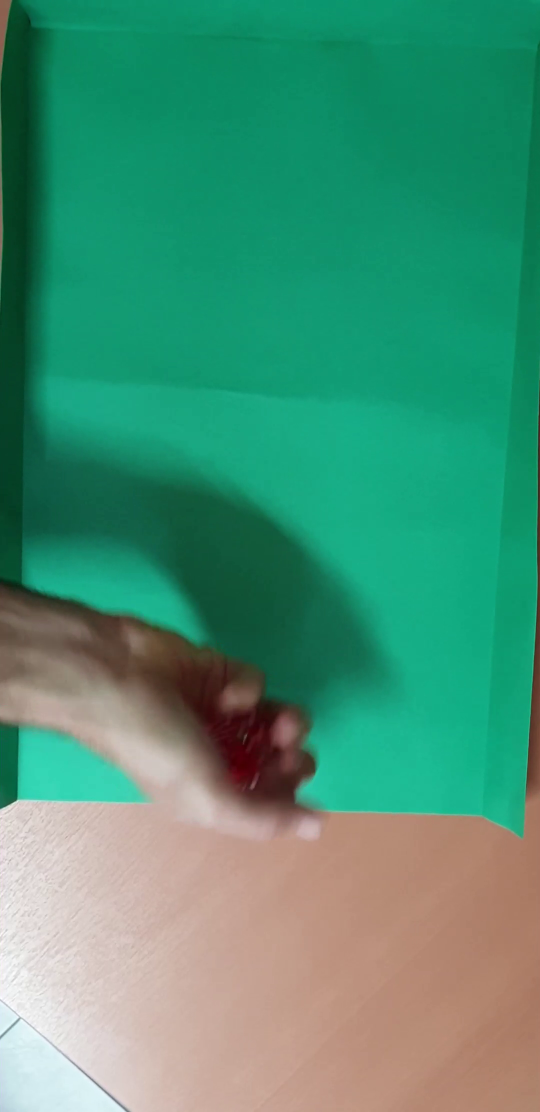
#> input picture frame 14 of tirada_1.mp4, 1080 x 2224 px (shown at 1/2 size)
$ python dados_pruebas.py
#> lines starting #> are read from the running program, lines starting #| are printed output that depends on the picture; after the words box and inside, x2 and y2 are one past the last pixel; in counts of white or black regions, pixels touching at a corner belong together
import cv2
import numpy as np
import matplotlib.pyplot as plt
import os
import math

####################################################################################################################################################
                                                                    ## PRUEBAS - DESGLOSANDO CÓDIGO ##
####################################################################################################################################################

video = "tirada_1.mp4"
cap = cv2.VideoCapture(video)  # Capturar video desde un archivo:
ret, frame = cap.read()
#> frame is the input picture: shape (2224, 1080, 3); mean B, G, R 116.6, 145.4, 73.4
ret   #  Booleano que indica si la operación de lectura fue exitosa.
frame  # El frame leído del video, imagen en forma de arreglo NumPy que contiene los valores de color de cada píxel, representa un solo fotograma (o imagen) del video.
""" frame: Es una matriz de alto x ancho x 3 (en caso de imágenes en color) que representa los píxeles del fotograma.
Cada uno de los tres canales de color (Rojo, Verde, Azul, en formato RGB o BGR dependiendo de la configuración de OpenCV)
tiene valores de intensidad entre 0 y 255.
Por ejemplo, si tienes una imagen de tamaño 640x480, frame será una matriz de
(480, 640, 3) (si es RGB o BGR), donde 480 es la altura de la imagen, 640 es el ancho y 3 corresponde a los tres canales de color."""

# info del video
fps = cap.get(cv2.CAP_PROP_FPS)  # las frames por segundo. # 30
frame_count = int(cap.get(cv2.CAP_PROP_FRAME_COUNT))  # el número total de frames en el video. 146
width = cap.get(cv2.CAP_PROP_FRAME_WIDTH) # 1080
height = cap.get(cv2.CAP_PROP_FRAME_HEIGHT) # 2224
total_frames = cap.get(cv2.CAP_PROP_FRAME_COUNT)
# Liberar el objeto cap cuando hayas terminado: Después de terminar con la captura de video, es importante liberar el objeto para liberar los recursos.
cap.release()

# PRUEBA 1:
"""
Resumen de los pasos:
    1.Crear una carpeta de salida: Se verifica si existe una carpeta llamada frames_output donde se guardarán los frames extraídos. Si no existe, se crea automáticamente.
    2.Abrir el video: Se utiliza cv2.VideoCapture() para abrir el archivo de video especificado, en este caso 'tirada_1.mp4'.
    3.Verificación de apertura exitosa: Se comprueba si el video se ha abierto correctamente usando cap1.isOpened(). Si no se pudo abrir el video, el programa se detiene.
    4.Leer y procesar cada frame: Se entra en un bucle infinito donde se leen los frames del video uno a uno usando cap1.read().
    5.Si no se puede leer un frame, el bucle se interrumpe.
    6.Guardar los frames en una carpeta: Para cada frame leído, se guarda la imagen en la carpeta frames_output utilizando cv2.imwrite().
    7.Los frames se guardan con nombres consecutivos (por ejemplo, frame_0.jpg, frame_1.jpg, etc.).
    8.Control de cuántos frames se procesan: Solo se guardan los frames según un intervalo determinado por la variable frame_skip. En el ejemplo, se guarda 1 frame cada 5 frames leídos (es decir, frame_skip = 5).
    9.Control de salida: El código permite salir del bucle si el usuario presiona la tecla 'q'. Esta parte es opcional y sirve para salir del procesamiento si se desea antes de que termine el video.
    10.Liberar recursos: Después de procesar los frames, se libera el objeto cap1 y se cierran todas las ventanas de OpenCV con cv2.destroyAllWindows()."""

# Crear una carpeta donde se guardarán los frames si no existe
output_folder = "frames_output"
if not os.path.exists(output_folder):
    os.makedirs(output_folder)

# Abrir el video
cap1 = cv2.VideoCapture('tirada_1.mp4') # Crea un objeto VideoCapture para abrir el archivo de video llamado 'tirada_1.mp4'.

# Verificar si el video se abre correctamente
if not cap1.isOpened(): # Verifica si el archivo de video se abrió correctamente. Si no se puede abrir el archivo, imprime un mensaje de error y termina la ejecución con exit().
    print("Error al abrir el video o la cámara") # Usar cap.isOpened() es una forma de asegurar que el programa puede continuar con la captura de video sin errores, asegurando que la fuente de video esté disponible.
    exit()

frame_count = 0  # Contador de frames

while True:
    # Leer un frame
    ret, frame = cap1.read()

    if not ret:
        break  # Si no hay más frames, salir del bucle

    # Guardar el frame en la carpeta como una imagen .jpg
    frame_filename = os.path.join(output_folder, f"frame_{frame_count}.jpg")
    cv2.imwrite(frame_filename, frame)

    frame_count += 1  # Aumentar el contador de frames

    # Opcional: Si deseas mostrar el frame, puedes hacerlo, pero puede ser lento
    # cv2.imshow('Frame', frame)

    # Para controlar la velocidad de lectura de los frames (puedes ajustar el retardo)
    # Si deseas salir presionando la tecla 'q':
    if cv2.waitKey(1) & 0xFF == ord('q'):
#> (key q is pressed here)
        break
    """ Controlar la tasa de frames: Si el video es muy rápido o grande, se puede ralentizar un poco el procesamiento de los frames
        utilizando un valor mayor en cv2.waitKey(), por ejemplo, 30 milisegundos:"""
    #if cv2.waitKey(30) & 0xFF == ord('q'):
       # break


# # Estas líneas solo se deben llamar después de que hayas terminado con la captura de video y el proceso de visualización.
# cap1.release()         # Liberar el objeto VideoCapture y
# cv2.destroyAllWindows() #  cerrar las ventanas


############################ convierto a FUNCION Lectura ##########################################################################################
#def lectura(video):
output_folder = "frames_output"
if not os.path.exists(output_folder):
    os.makedirs(output_folder)

# Abrir el video
cap1 = cv2.VideoCapture('tirada_1.mp4') # Crea un objeto VideoCapture para abrir el archivo de video llamado 'tirada_1.mp4'.

# Verificar si el video se abre correctamente
if not cap1.isOpened(): # Verifica si el archivo de video se abrió correctamente. Si no, imprime un mensaje de error y termina la ejecución con exit().
    print("Error al abrir el video o la cámara") # Usar cap.isOpened() es una forma de asegurar que el programa puede continuar con la captura de video sin errores, asegurando que la fuente de video esté disponible.
    exit()

frame_count = 0  # Contador de frames
while True:
    # Leer un frame
    ret, frame = cap1.read()

    if not ret:
        break  # Si no hay más frames, salir del bucle

    # Guardar el frame en la carpeta como una imagen .jpg
    frame_filename = os.path.join(output_folder, f"frame_{frame_count}.jpg")
    cv2.imwrite(frame_filename, frame)

    frame_count += 1  # Aumentar el contador de frames

    # Opcional: Si deseas mostrar el frame, puedes hacerlo, pero puede ser lento
    # cv2.imshow('Frame', frame)

    # Para controlar la velocidad de lectura de los frames (puedes ajustar el retardo)
    # Si deseas salir presionando la tecla 'q':
    if cv2.waitKey(1) & 0xFF == ord('q'):
#> (key q is pressed here)
        break
    """ Controlar la tasa de frames: Si el video es muy rápido o grande, se puede ralentizar un poco el procesamiento de los frames
        utilizando un valor mayor en cv2.waitKey(), por ejemplo, 30 milisegundos:"""
    #if cv2.waitKey(30) & 0xFF == ord('q'):
    break

######################### funcion redimensionar tamaño para ahorra costo computacional #######################################################################
"""
# Funcion para REDIMENSIONAR tamaños :  útil para 1-optimización de recursos: Reducir el tamaño de una imagen o video para ahorrar memoria y acelerar cálculos.
                                                # 2.Preprocesamiento: Preparar imágenes para modelos que requieren entradas de tamaño fijo.
# La imagen es la misma pero más pequeña: Todo el contenido se reduce en tamaño.
# Mantiene todo el contenido de la imagen:
La proporción y los objetos en la imagen no cambian; simplemente se ajusta la cantidad de píxeles que la representan.
No selecciona ni recorta ninguna parte específica de la imagen.
Al reducir la imagen ( a la mitad), OpenCV utiliza métodos de interpolación para eliminar píxeles y comprimir la imagen.
NOTA: Aunque se reduce el tamaño, cuando la visualizas, el visor o librería (como matplotlib) puede escalar automáticamente la imagen
    redimensionada para ajustarla al tamaño de la ventana. Por eso parece que ves la misma imagen.
"""
#def redimensionar(frame):
height, width = frame.shape[:2] # frame.shape retorna una tupla que contiene (alto, ancho, canales), [:2] selecciona los dos primeros elementos de la tupla.
frame_reducido = cv2.resize(frame, dsize=(int(width/2), int(height/2))) # El ancho se reduce a la mitad: int(width/2).

# Imagen original
plt.subplot(1, 2, 1)
plt.imshow(cv2.cvtColor(frame, cv2.COLOR_BGR2RGB))  # Convertir de BGR a RGB
plt.title("Imagen Original")
#plt.axis('off')  # Ocultar ejes
plt.axis()

# Imagen redimensionada
plt.subplot(1, 2, 2)                      # Convertir de BGR a RGB para matplotlib.
plt.imshow(cv2.cvtColor(frame_reducido, cv2.COLOR_BGR2RGB)) #  plt.imshow() renderiza la imagen: Esto es necesario antes de llamar a plt.show().
plt.axis()  # Ocultar ejes
plt.title("Imagen Redimensionada")
plt.tight_layout()  # Ajustar el diseño para evitar solapamiento
plt.show()
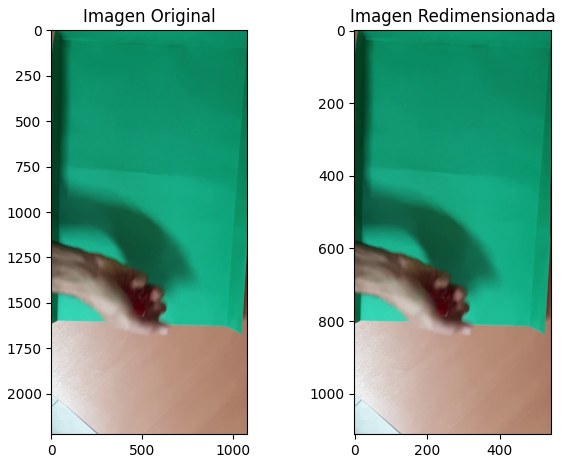
#> figure drawn by matplotlib, 2 panels

# Mostrar los tamaños
# print("Tamaño original:", frame.shape[:2]) # (2224, 1080)
# print("Tamaño redimensionado:", frame_reducido.shape[:2]) # (1112, 540)

############################### funcion PROCESAR COLOR ##################################################################################################
# Seguimiento de objetos rojos en videos.
# Segmentación de colores específicos para análisis
# Opcion 1
# def procesar_color(frame):
#     """ La función procesar_color realiza operaciones de segmentación y transformación de una imagen para detectar y
#         resaltar el color rojo en un frame (imagen), y devuelve:
#             La imagen segmentada en escala de grises.
#             La imagen con el color rojo resaltado en formato RGB."""

#     img = cv2.cvtColor(frame, cv2.COLOR_BGR2RGB)   # Convierte la imagen de formato BGR
#     """ Convierte la imagen a espacio de color HSV:
#                     H (Tono): Describe el color (valores entre 0 y 179).
#                     S (Saturación): Intensidad del color (0-255).
#                     V (Valor): Brillo (0-255). """
#     img_hsv = cv2.cvtColor(img, cv2.COLOR_RGB2HSV) # Rangos --> H: 0-179  / S: 0-255  / V: 0-255
#     h, s, v = cv2.split(img_hsv)      # División: Separa los canales de H, S, y V en matrices individuales usando cv2.split.


#     # Segmentacion en color - Detectar solo el rojo
#     """El rojo en HSV generalmente tiene dos rangos:
#         Rango bajo: H de 0 a 10.
#         Rango alto: H de 160 a 179.
#     """
#     ix_h1 = np.logical_and(h > 179 * .9, h < 179 * 0.1) # Condiciones para H (Tono): ix_h1: Detecta tonos de rojo cercanos al valor superior del espectro (entre 90% y 100% de 180).
#     ix_h2 = h < 180 * 0.04                        # ix_h2: Detecta tonos de rojo cercanos al valor inferior del espectro (0 a 4% de 180).
#     ix_s = np.logical_and(s > 255 * 0.3, s < 255)   # Condiciones para S (Saturación): ix_s: Detecta colores con saturación entre el 30% y el 100% de 255.
#     ix = np.logical_and(np.logical_or(ix_h1, ix_h2), ix_s) # Máscara combinada (ix): Unión lógica: Combina las máscaras de tonos de rojo (ix_h1 o ix_h2) con la de saturación (ix_s)
#     # ix2 = (ix_h1 | ix_h2) & ix_s   # Otra opcion que da igual...

#     # Eliminar colores no deseados:
#     r, g, b = cv2.split(img) # Se separan los canales RGB
#     r[ix != True] = 0 # Los píxeles que no cumplen con la máscara (ix) se eliminan (se ponen a 0).
#     g[ix != True] = 0
#     b[ix != True] = 0
#     # Reconstruir la imagen roja
#     rojo_img = cv2.merge((r, g, b)) # e combinan los canales para obtener la imagen con el color rojo resaltado.

#     img_gris =  cv2.cvtColor(rojo_img, cv2.COLOR_RGB2GRAY) # a imagen procesada se convierte a escala de grises, útil para análisis o detección adicional.

#     return img_gris,rojo_img # rojo_img: Imagen RGB con solo los píxeles rojos.
#                              # img_gris: Imagen en escala de grises con el color rojo resaltado.


# # Procesar la imagen
# img_gris, rojo_img = procesar_color(frame_reducido) # Ojo agarrar un frame que tenga dados

# Mostrar resultados
# plt.figure(figsize=(10, 5))
# plt.subplot(1, 2, 1)
# plt.title("Escala de Grises")
# plt.imshow(img_gris, cmap='gray')

# plt.subplot(1, 2, 2)
# plt.title("Rojo Resaltado")
# plt.imshow(cv2.cvtColor(rojo_img, cv2.COLOR_RGB2BGR))  # Convertir a BGR para visualizar correctamente
# plt.show()

# ## Opcion 2
# def procesar_color1(frame):
#     """Segmenta y resalta el color rojo en una imagen, devolviendo una versión en escala de grises y otra RGB."""

#     # Convertir a RGB y luego a HSV
#     img = cv2.cvtColor(frame, cv2.COLOR_BGR2RGB)
#     img_hsv = cv2.cvtColor(img, cv2.COLOR_RGB2HSV)

#     # Definir rangos de rojo en HSV
#     lower_red_1 = np.array([0, 50, 50])    # Rango bajo del rojo De H = 0 a 10 (rojo "bajo").
#     upper_red_1 = np.array([10, 255, 255])
#     lower_red_2 = np.array([160, 50, 50])  # Rango alto del rojo De H = 160 a 179 (rojo "alto").
#     upper_red_2 = np.array([179, 255, 255])

#     # Crear máscaras para cada rango
#     mask1 = cv2.inRange(img_hsv, lower_red_1, upper_red_1) # Esto crea una máscara binaria que marca los píxeles dentro del rango especificado.
#     mask2 = cv2.inRange(img_hsv, lower_red_2, upper_red_2)

#     # Combinar máscaras
#     mask = cv2.bitwise_or(mask1, mask2)  # cv2.bitwise_or combina las máscaras para incluir ambos rangos de rojo.

#     # Aplicar la máscara a la imagen original
#     rojo_img = cv2.bitwise_and(img, img, mask=mask) # cv2.bitwise_and conserva solo los píxeles marcados en la máscara y elimina el resto.

#     # Convertir a escala de grises
#     img_gris = cv2.cvtColor(rojo_img, cv2.COLOR_RGB2GRAY) # Se genera una imagen en escala de grises con solo los píxeles rojos resaltados.

#     return img_gris, rojo_img

# # Procesar la imagen
# img_gris, rojo_img = procesar_color1(frame_reducido) # Ojo agarrar un frame que tenga dados

img = cv2.cvtColor(frame_reducido, cv2.COLOR_BGR2RGB)
img_hsv = cv2.cvtColor(img, cv2.COLOR_RGB2HSV)

# rangos de rojo en HSV
lower_red_1 = np.array([0, 50, 50])    # Rango bajo del rojo De H = 0 a 10 (rojo "bajo").
upper_red_1 = np.array([10, 255, 255])
lower_red_2 = np.array([160, 50, 50])  # Rango alto del rojo De H = 160 a 179 (rojo "alto").
upper_red_2 = np.array([179, 255, 255])

# máscaras para cada rango
mask1 = cv2.inRange(img_hsv, lower_red_1, upper_red_1) # Esto crea una MASCARA BINARIA (0 y 255) que marca los píxeles dentro del rango especificado.
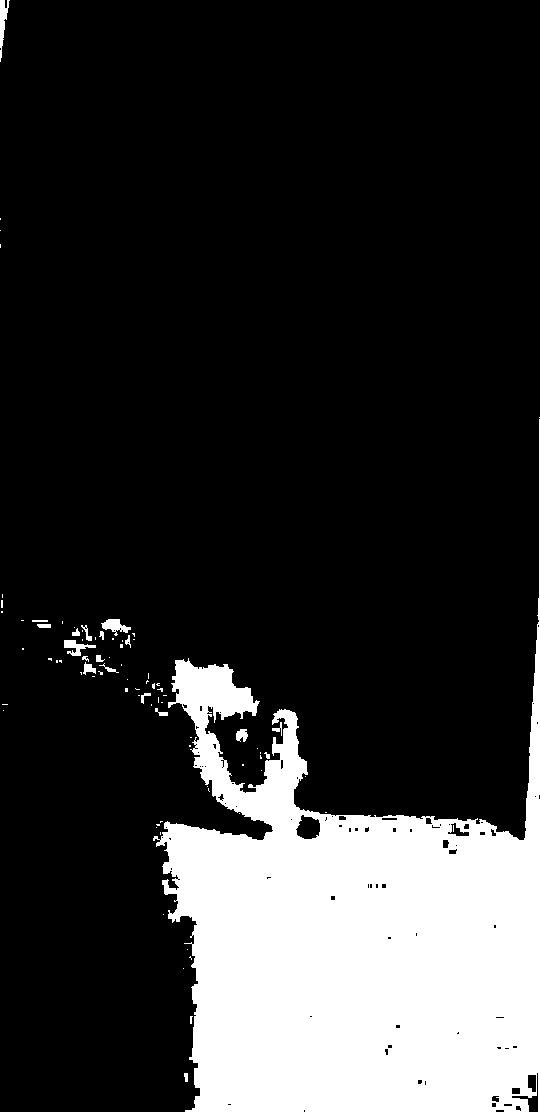
#> mask1: shape (1112, 540); 19% white; 84 white regions (64 under 20 px), largest, box (x1, y1, x2, y2) and area: (153, 419, 540, 1112) 112442, (0, 0, 10, 62) 277, (101, 619, 131, 636) 251
mask2 = cv2.inRange(img_hsv, lower_red_2, upper_red_2)
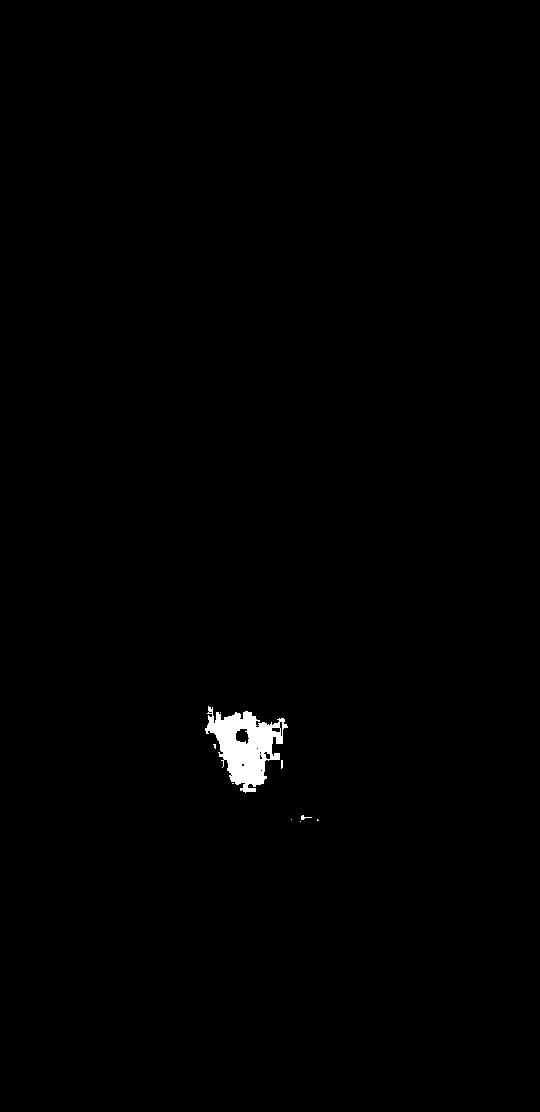
#> mask2: shape (1112, 540); 0.6% white; 9 white regions (7 under 20 px), largest, box (x1, y1, x2, y2) and area: (205, 706, 288, 793) 3536, (301, 815, 312, 820) 23

# Combinar máscaras
mask = cv2.bitwise_or(mask1, mask2)  # cv2.bitwise_or combina las máscaras BINARIAS para incluir ambos rangos de rojo.

# Aplicar la máscara a la imagen original
rojo_img = cv2.bitwise_and(img, img, mask=mask) # cv2.bitwise_and conserva solo los píxeles marcados en la máscara y elimina el resto.
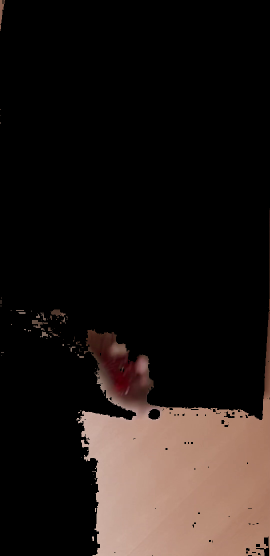
#> rojo_img: shape (1112, 540, 3) (shown at 1/2 size); mean R, G, B 33.9, 26, 22.7

# Convertir a escala de grises
img_gris = cv2.cvtColor(rojo_img, cv2.COLOR_RGB2GRAY) #
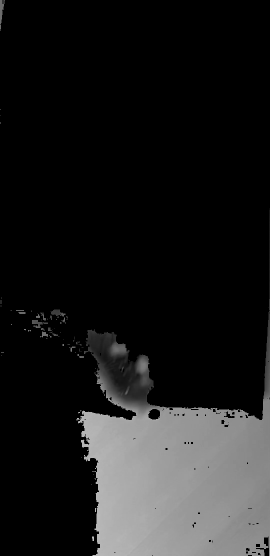
#> img_gris: shape (1112, 540) (shown at 1/2 size); min 0, max 189, mean 28

# Mostrar resultados
plt.figure(figsize=(10, 5))
plt.subplot(1, 2, 1)
plt.title("Escala de Grises")
plt.imshow(img_gris, cmap='gray')

plt.subplot(1, 2, 2)
plt.title("Rojo Resaltado")
plt.imshow(cv2.cvtColor(rojo_img, cv2.COLOR_RGB2BGR))  # Convertir a BGR para visualizar correctamente
plt.show()
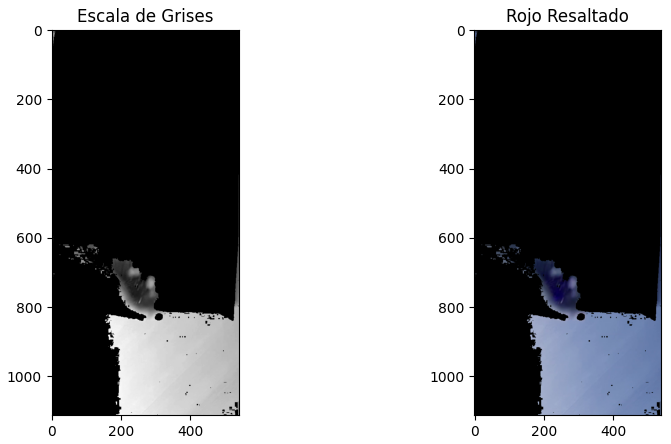
#> figure drawn by matplotlib, 2 panels; B, G, R data is drawn as R, G, B


##################################### FUNCION CUADRADOS #################################################################################################

# def es_cuadrado(contorno):
#     """ La función es_cuadrado(contorno) detecta si un contorno tiene una forma aproximada de cuadrado basándose en el número de vértices del contorno.
#     Si el contorno tiene 4 vértices, devuelve True, sugiriendo que el contorno es cuadrado o rectangular. Si el contorno tiene más o menos de 4 vértices, devuelve False.
#     épsilon = 0,1* cv.arcLength (cnt, True )
#     aprox = cv.approxPolyDP (cnt,épsilon, Verdadero )"""
#     épsilon = 0.05* cv2.arcLength (contorno, True )
#     perimetro = cv2.arcLength(contorno, True)  # Calcula el perímetro del contorno (True indica que el contorno es cerrado,que forma un polígono cerrado,  lo que significa que se conecta en su punto final con su punto inicial.)
#     approx = cv2.approxPolyDP(contorno, épsilon, True) # Aproxima el contorno a un polígono, Si el contorno es cuadrado, la aproximación tendrá 4 vértices.
#     """  es la precisión del algoritmo. El valor 0.05 * perimetro indica cuánto se puede reducir el número de vértices del contorno sin que se pierda mucha información.
#     Un valor de 0.05 es un valor comúnmente usado para preservar la forma general sin perder demasiados detalles, cuanto menor sea este valor, más puntos mantendrá la aproximación."""
#     if len(approx) == 4:  # Verifica si el contorno tiene 4 vértices, lo que indica que es un cuadrado o podria ser un rectangulo
#         """Si deseas una verificación más precisa para asegurar que los contornos sean cuadrados, podrías agregar una comprobación adicional
#         para evaluar si los ángulos entre los lados del polígono aproximado son cercanos a 90 grados."""
#         # Verificar si los ángulos son aproximadamente 90 grados
#         for i in range(4):
#            for i in range(4): # Este ciclo recorre los 4 vértices de la aproximación (almacenados en approx).
#             """ p1, p2, y p3 son tres vértices consecutivos. Notarás que usamos (i + 1) % 4 y (i + 2) % 4 para hacer el acceso cíclico a los índices, es decir, al final de la lista de
#             vértices volvemos al principio. Esto es importante para comparar los lados del contorno de forma continua"""
#             p1 = approx[i][0]  # Primer vértice
#             p2 = approx[(i + 1) % 4][0]  # Segundo vértice (el siguiente, con índice cíclico)
#             p3 = approx[(i + 2) % 4][0]  # Tercer vértice (el siguiente después de p2)

#             # Calcular el vector del primer lado (de p1 a p2)
#             vec1 = (p2[0] - p1[0], p2[1] - p1[1])
#             # Calcular el vector del segundo lado (de p2 a p3)
#             vec2 = (p3[0] - p2[0], p3[1] - p2[1])

#             # Calcular el producto punto entre los dos vectores
#             dot_product = vec1[0] * vec2[0] + vec1[1] * vec2[1]
#             # Calcular la magnitud de los vectores (longitudes)
#             magnitude1 = math.sqrt(vec1[0] ** 2 + vec1[1] ** 2) # Magnitud del primer vector
#             magnitude2 = math.sqrt(vec2[0] ** 2 + vec2[1] ** 2)  # Magnitud del segundo vector

#             # Calcular el coseno del ángulo entre los dos vectores
#             cos_theta = dot_product / (magnitude1 * magnitude2) # Coseno del ángulo entre los vectores

#             # Si el coseno es cercano a 0, significa que los vectores son perpendiculares, Si el coseno del ángulo no es cercano a cero,
#             # significa que los vectores no son perpendiculares (es decir, el ángulo no es cercano a 90 grados).
#             if abs(cos_theta) > 0.1:
#                 return False  # Si los ángulos no son cercanos a 90 grados, no es un cuadrado

#         return True  # Si todos los ángulos son aproximadamente 90 grados, es un cuadrado
#     return False  # Si no tiene 4 vértices, no es cuadrado

#> (the run stopped early here; a loop or call above may not have finished)
